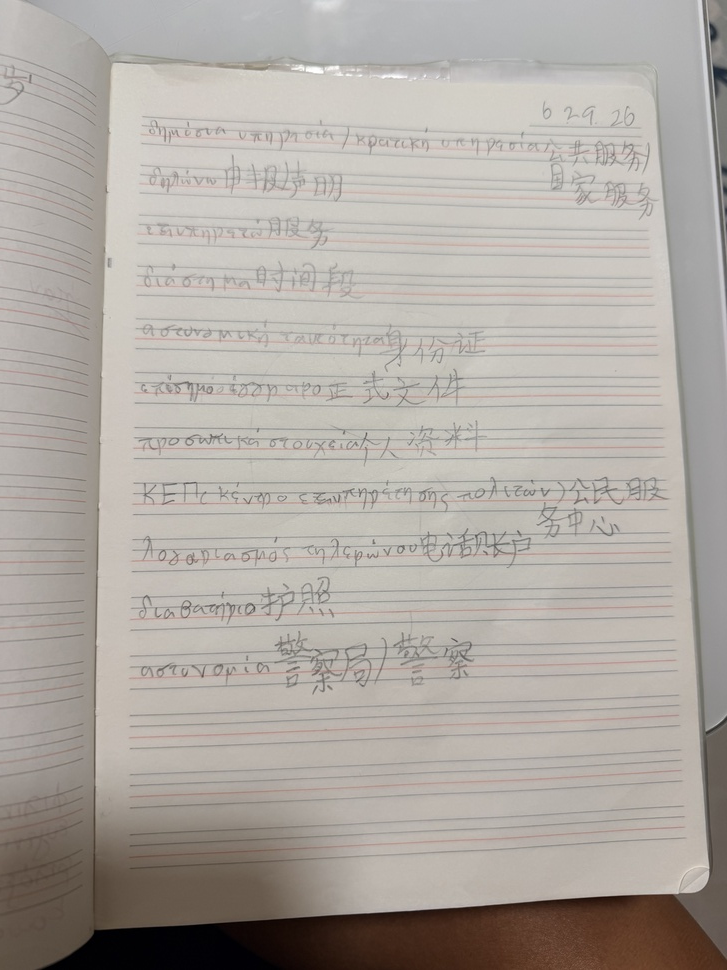
#> input picture raw_books/raw_sources/notes/2026:6:29.jpeg, 727 x 970 px, shrunk from 4284 x 5712 before the run
$ python -i preprocess.py   (imports and definitions only)
#> lines starting #> are read from the running program, lines starting #| are printed output that depends on the picture
# -*- coding: utf-8 -*-
"""扫描页预处理: 灰度 -> 光照均衡 -> 自适应二值化 -> 去噪"""
import cv2, numpy as np, os

def prep(src, dst, mode='adaptive'):
#> called with dst = 'out.png', mode = 'adaptive'
    img = cv2.imread(src)
#> img is the input picture: shape (970, 727, 3); mean B, G, R 161.9, 168, 174.1
    if img is None: return None
    g = cv2.cvtColor(img, cv2.COLOR_BGR2GRAY)
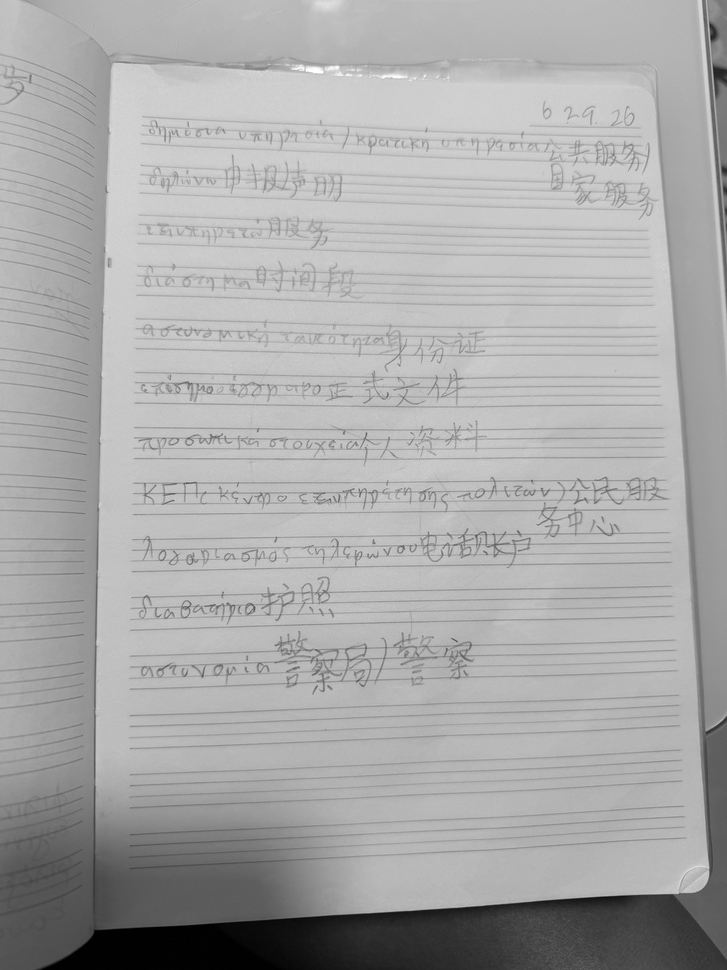
#> g: shape (970, 727); min 0, max 255, mean 169.1
    # 去除不均匀光照: 大核形态学背景估计后相除
    bg = cv2.morphologyEx(g, cv2.MORPH_CLOSE,
                          cv2.getStructuringElement(cv2.MORPH_ELLIPSE, (41, 41)))
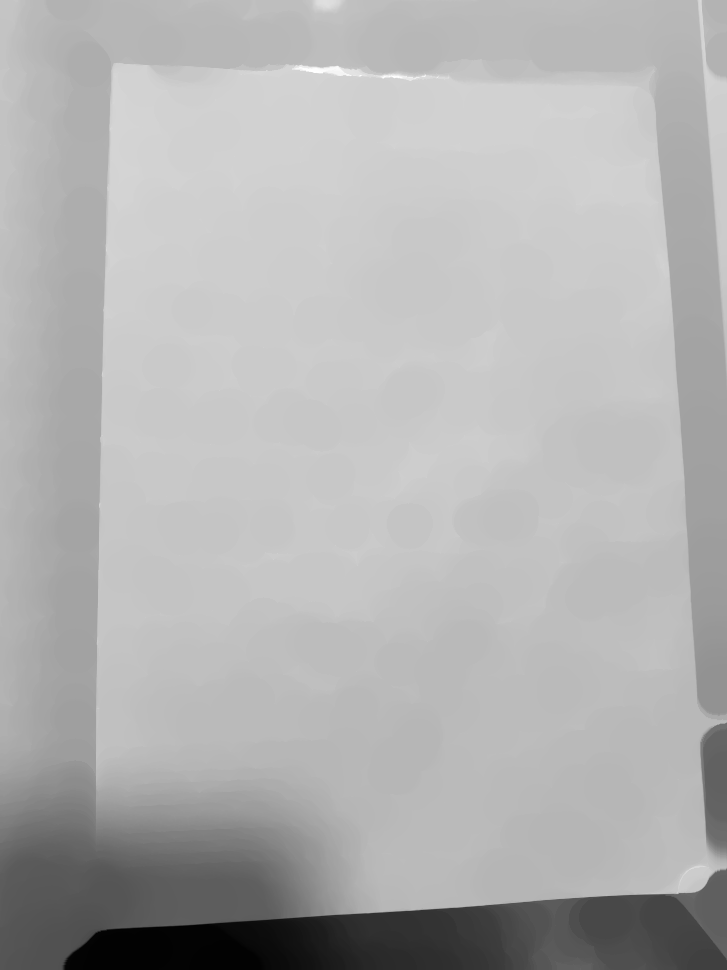
#> bg: shape (970, 727); min 2, max 255, mean 177.6
    norm = cv2.divide(g, bg, scale=255)
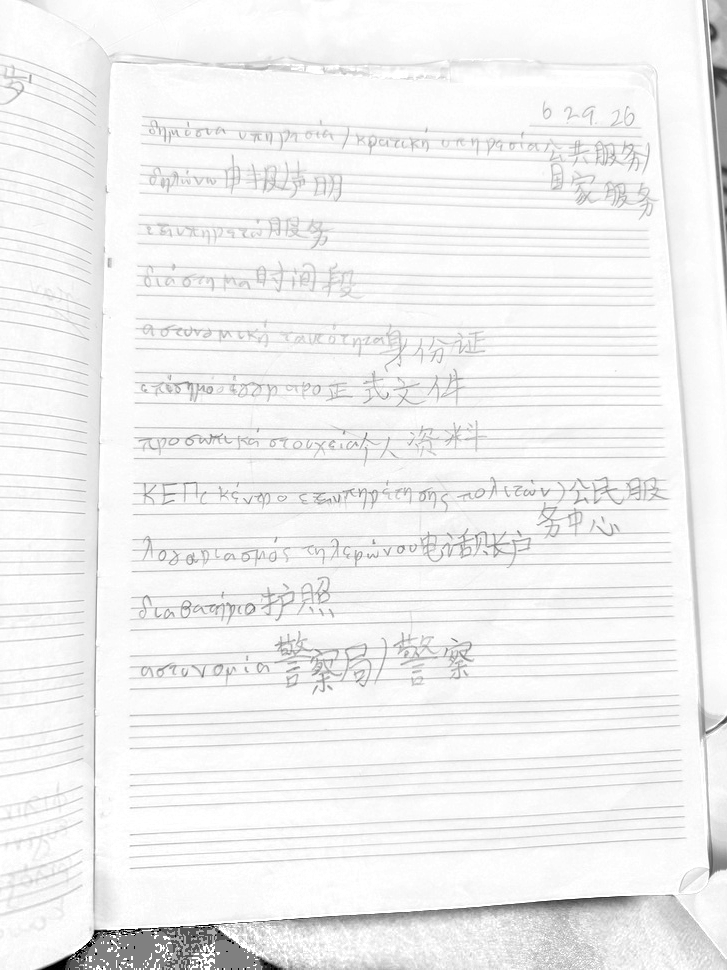
#> norm: shape (970, 727); min 0, max 255, mean 241.1
    if mode == 'adaptive':
        out = cv2.adaptiveThreshold(norm, 255, cv2.ADAPTIVE_THRESH_GAUSSIAN_C,
                                    cv2.THRESH_BINARY, 35, 15)
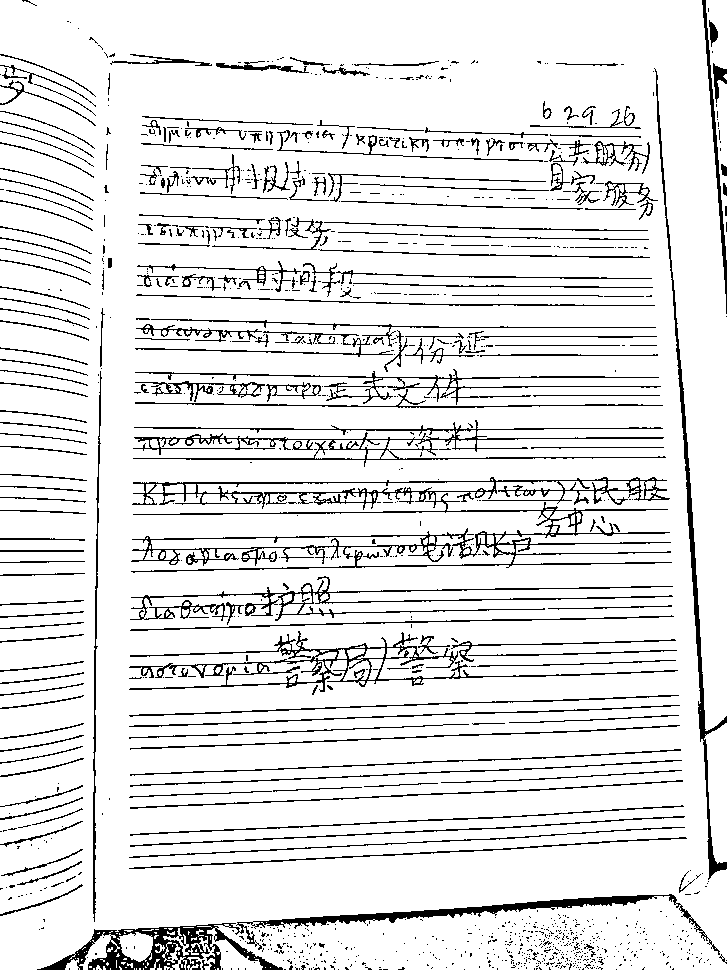
#> out: shape (970, 727); 89.6% white; black in thin lines or dots
    elif mode == 'otsu':
        out = cv2.threshold(cv2.GaussianBlur(norm, (3,3), 0), 0, 255,
                            cv2.THRESH_BINARY + cv2.THRESH_OTSU)[1]
    else:
        out = norm
    out = cv2.medianBlur(out, 3)
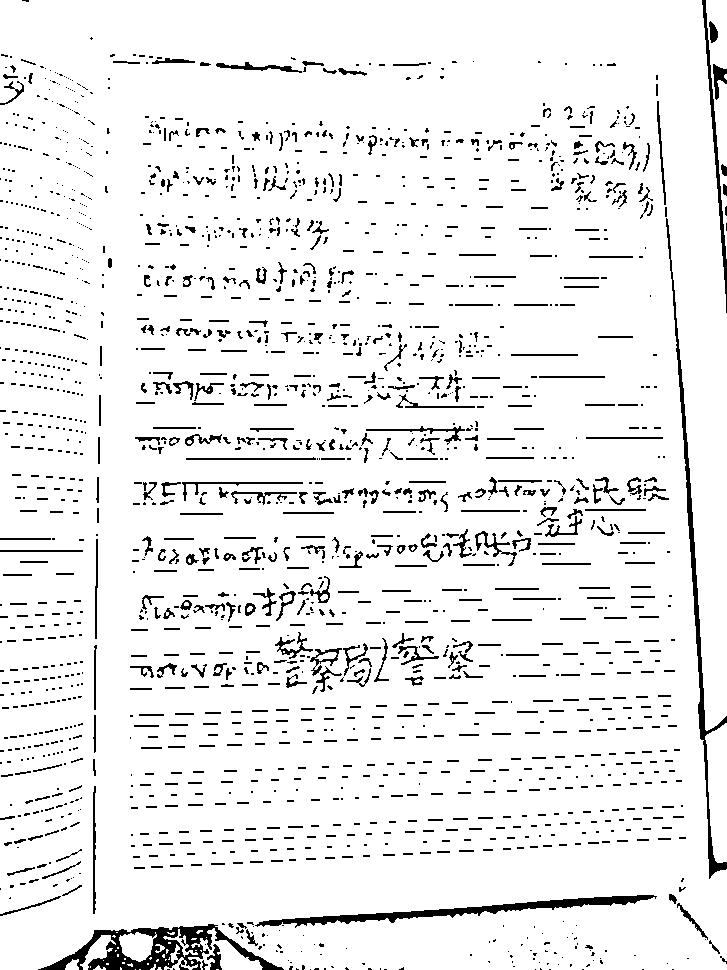
#> out: shape (970, 727); 92.8% white; black in thin lines or dots
    cv2.imwrite(dst, out)
    return dst

>>> result = prep('../../raw_books/raw_sources/notes/2026:6:29.jpeg', 'out.png')
